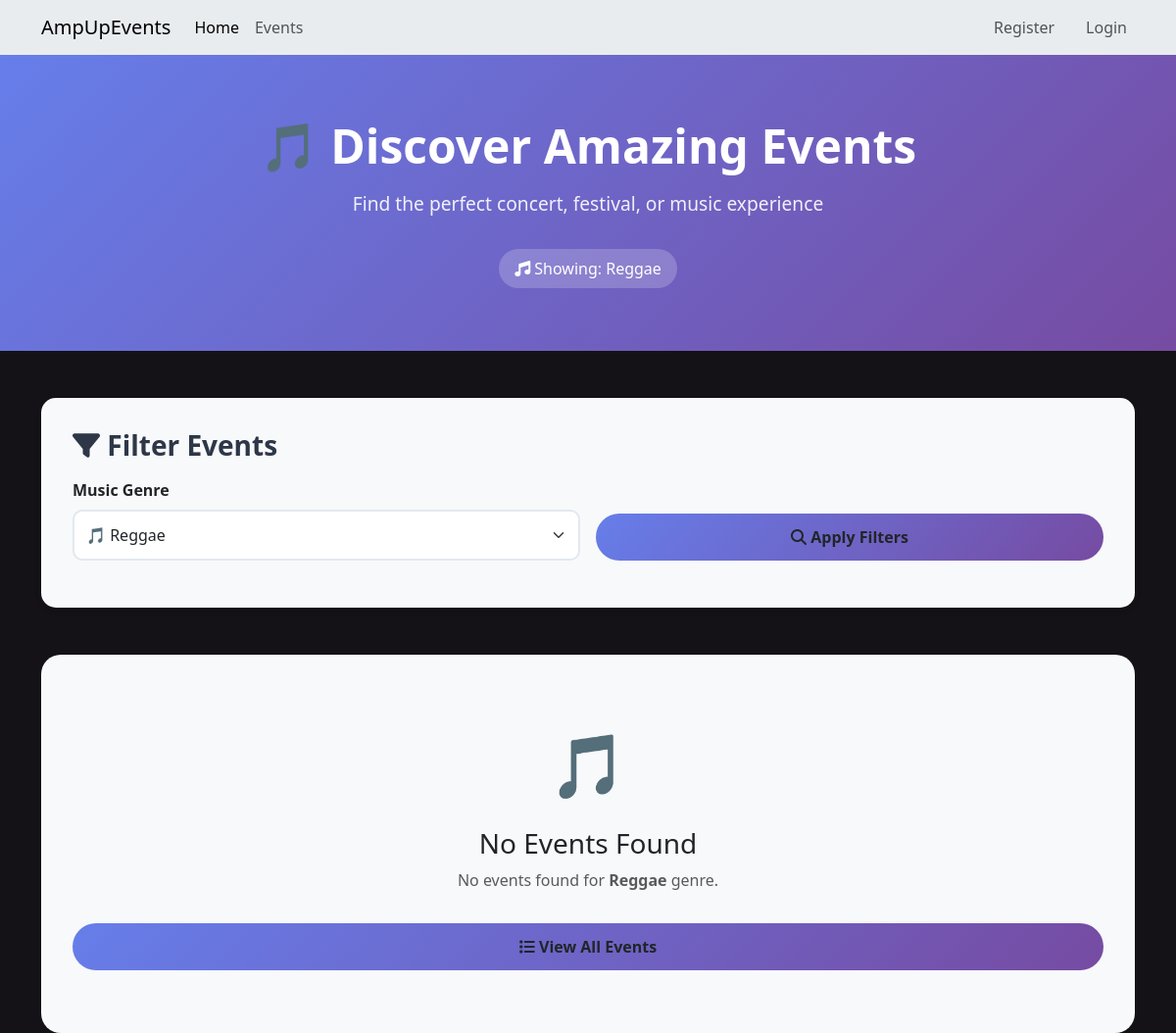
Page /events/eventspage?genre=Reggae on the earlier database version.
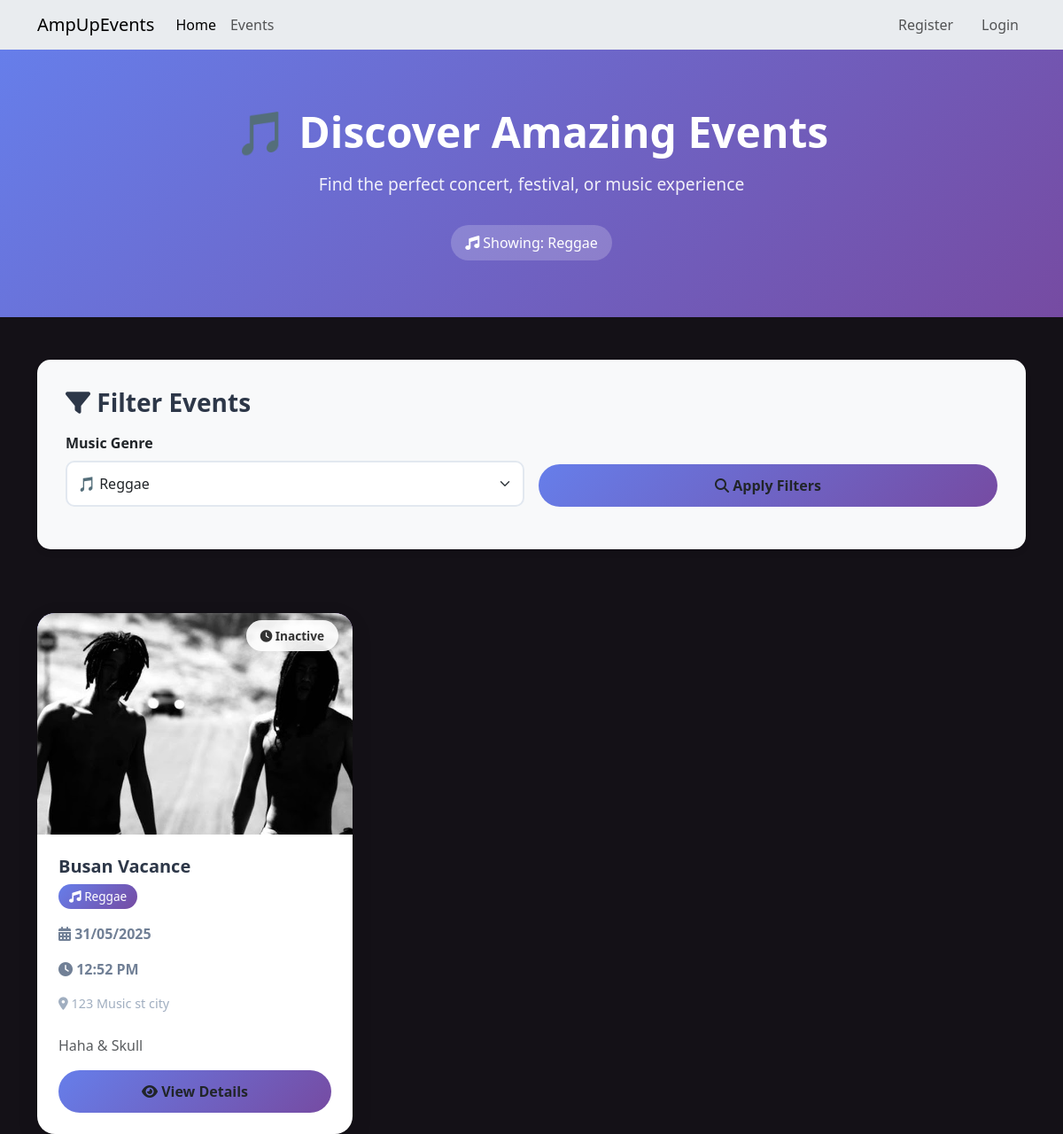
Same page on the later database version.
### website/models.py (models this page shows, shortened)
class Genre(db.Model):
    __tablename__ = 'genres'
    id = db.Column(db.Integer, primary_key=True)  # Primary key for the genre
    name = db.Column(db.String(50), nullable=False, unique=True)  # Name of the genre (e.g., Rock, Jazz), must be unique
    description = db.Column(db.Text, nullable=True)  # Optional description of the genre
    image_filename = db.Column(db.String(255), nullable=True)  # Filename for an image representing the genre
    created_at = db.Column(db.DateTime, default=datetime.now)  # Creation timestamp
    updated_at = db.Column(db.DateTime, default=datetime.now, onupdate=datetime.now)  # Last update timestamp
    events = db.relationship('Event', backref='genre_info', lazy='dynamic')

class Event(db.Model):
    __tablename__ = 'events'
    id = db.Column(db.Integer, primary_key=True)  # Unique identifier for the event
    name = db.Column(db.String(120), index=True, nullable=False)  # Event name
    description = db.Column(db.Text, nullable=True)  # Optional detailed description of the event
    image_filename = db.Column(db.String(255), nullable=True)  # Filename of the event's image
    start_datetime = db.Column(db.DateTime, nullable=False)  # Combined start date and time for the event
    location = db.Column(db.String(100), nullable=False)  # General location of the event
    venue = db.Column(db.String(100), nullable=True)  # Specific venue name, optional
    genre_id = db.Column(db.Integer, db.ForeignKey('genres.id'), nullable=False)  # Reference to Genre table
    artist_info = db.Column(db.Text, nullable=True) # Information about the artist(s)
    status = db.Column(db.String(20), default='Open', nullable=False)  # Current status of the event (e.g., Open, Cancelled)
    age_limit = db.Column(db.Integer, nullable=True)
    length = db.Column(db.String(50), nullable=True)
    policies = db.Column(db.Text, nullable=True)
    facebook = db.Column(db.String(255), nullable=True)
    instagram = db.Column(db.String(255), nullable=True)
    twitter = db.Column(db.String(255), nullable=True)
    created_at = db.Column(db.DateTime, default=datetime.now)
    updated_at = db.Column(db.DateTime, default=datetime.now, onupdate=datetime.now)
    created_by = db.Column(db.Integer, db.ForeignKey('users.id'), nullable=False)
    ticket_types = db.relationship('ticket_type', backref='event', lazy='dynamic', cascade="all, delete-orphan") # cascade="all, delete-orphan": https://docs.sqlalchemy.org/en/20/orm/cascades.html
    comments = db.relationship('Comment', backref='event', lazy='dynamic', cascade="all, delete-orphan")
    bookings = db.relationship('Booking', backref='event', lazy='dynamic', cascade="all, delete-orphan")
    @property
    def current_status(self):
        if self.status == 'Cancelled':
            return 'Cancelled'
        if self.status == 'Completed':
            return 'Completed'
        if self.start_datetime and self.start_datetime < datetime.now():
            return 'Inactive'
        if self.ticket_types:
            total_available = sum(ticket.quantity_available for ticket in self.ticket_types)
            if total_available == 0:
                return 'Sold Out'
        return 'Open'

### website/events.py (the view)
@eventbp.route('/eventspage')
def allevents():
    genre_filter = request.args.get('genre', '')
    if genre_filter:
        genre = Genre.query.filter_by(name=genre_filter).first()
        if genre:
            events = Event.query.filter_by(genre_id=genre.id).order_by(Event.start_datetime.asc()).all()
        else:
            events = []
    else:
        events = Event.query.order_by(Event.start_datetime.asc()).all()
    genres = db.session.scalars(db.select(Genre)).all()
    return render_template('events/allEvents.html', events=events, genres=genres, selected_genre=genre_filter)

### website/templates/events/allEvents.html (shortened to what the changed rows need)
{% extends 'base.html' %}
{% block head %}
<link rel="stylesheet" href="{{ url_for('static', filename='style/allEvents.css') }}">
{% endblock %}
{% block content %}
<div class="events-hero">
    <div class="container">
        <div class="text-center">
            <h1 class="page-title">🎵 Discover Amazing Events</h1>
            <p class="page-subtitle">Find the perfect concert, festival, or music experience</p>
            {% if selected_genre %}
                <div class="filter-badge">
                    <i class="fas fa-music"></i> Showing: {{ selected_genre }}
                </div>
            {% endif %}
        </div>
    </div>
</div>
<div class="container">
    {% if events %}
        <div class="row events-grid g-4">
            {% for event in events %}
                <div class="col-lg-4 col-md-6">
                    <div class="card event-card">
                        <div class="position-relative">
                            <div class="event-image-container">
                                {% if event.image_filename %}
                                    {% if event.image_filename.startswith('http') %}
                                        <img src="{{ event.image_filename }}"
                                             alt="{{ event.name }} Image" class="event-image">
                                    {% else %}
                                        <img src="{{ url_for('static', filename=event.image_filename) }}"
                                             alt="{{ event.name }} Image" class="event-image">
                                    {% endif %}
                                {% else %}
                                    <img src="{{ url_for('static', filename='img/grey.jpg') }}"
                                         alt="No Image Available" class="event-image">
                                         <div class="event-image d-flex align-items-center justify-content-center">
                                            <i class="fas fa-calendar-plus text-white" style="font-size: 3rem;"></i>
                                        </div>
                                {% endif %}
                            </div>
                            <div class="position-absolute top-0 end-0 m-3">
                                <span class="event-status {{ event.current_status.lower().replace(' ', '-') }}">
                                    {% if event.current_status == 'Open' %}
                                    <i class="fas fa-ticket-alt"></i> Open
                                    {% elif event.current_status == 'Sold Out' %}
                                    <i class="fas fa-times-circle"></i> Sold Out
                                    {% elif event.current_status == 'Cancelled' %}
                                    <i class="fas fa-ban"></i> Cancelled
                                    {% elif event.current_status == 'Inactive' %}
                                    <i class="fas fa-clock"></i> Inactive
                                    {% else %}
                                    {{ event.current_status }}
                                    {% endif %}
                                </span>
                            </div>
                        </div>
                        <div class="card-body p-4">
                            <h5 class="event-title">{{ event.name }}</h5>
                                                        {% if event.genre_info %}
                            <span class="event-genre">
                                <i class="fas fa-music"></i> {{ event.genre_info.name }}
                            </span>
                            {% endif %}
                            <div class="event-date">
                                <i class="fas fa-calendar-alt"></i>
                                {{ event.start_datetime.strftime('%d/%m/%Y') }}
                            </div>
                            <div class="event-date">
                                <i class="fas fa-clock"></i>
                                {{ event.start_datetime.strftime('%I:%M %p') }}
                            </div>
                            {% if event.location %}
                                <div class="event-location">
                                    <i class="fas fa-map-marker-alt"></i> {{ event.location }}
                                </div>
                            {% endif %}
                            {% if event.description %}
                                <p class="card-text text-muted mb-3">
                                    {{ event.description[:100] }}{% if event.description|length > 100 %}...{% endif %}
                                </p>
                            {% endif %}
                            <a href="{{ url_for('event.details', id=event.id) }}" class="btn view-btn">
                                <i class="fas fa-eye"></i> View Details
                            </a>
                        </div>
                    </div>
                </div>
            {% endfor %}
        </div>
    {% else %}
        <div class="no-events">
            <div class="no-events-icon">🎵</div>
            <h3>No Events Found</h3>
            {% if selected_genre %}
                <p class="text-muted">No events found for <strong>{{ selected_genre }}</strong> genre.</p>
                <a href="{{ url_for('event.allevents') }}" class="btn view-btn mt-3">
                    <i class="fas fa-list"></i> View All Events
                </a>
            {% endif %}
        </div>
    {% endif %}
</div>
{% endblock %}

Differences in the rows shown:
shown differently, row unchanged: Genre "Reggae": name "Reggae" → (not shown)
added Event: image_filename (picture), status "Open" (drawn), name "Busan Vacance", genre_info.name "Reggae", start_datetime "31/05/2025", start_datetime "12:52 PM", location "123 Music st city", description "Haha & Skull"
Other differences:
text no longer shown: "🎵 No Events Found No events found for genre. View All Events"
